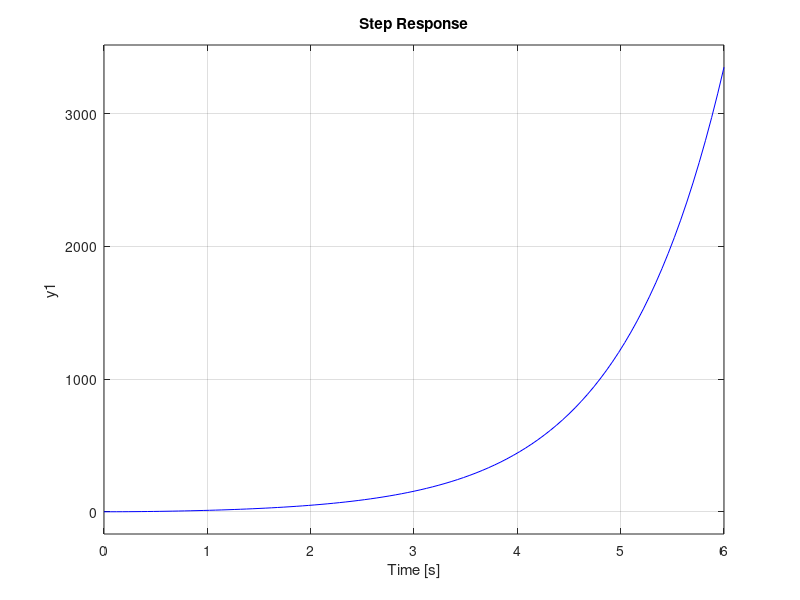
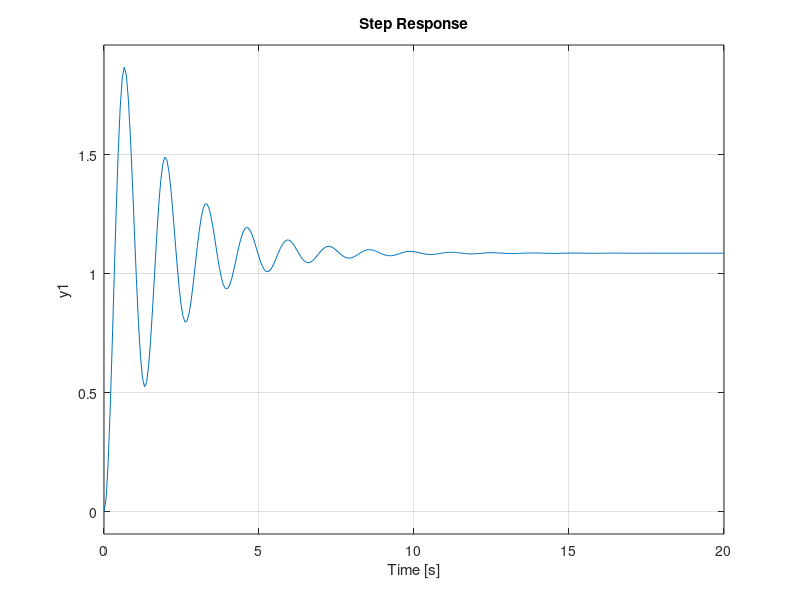
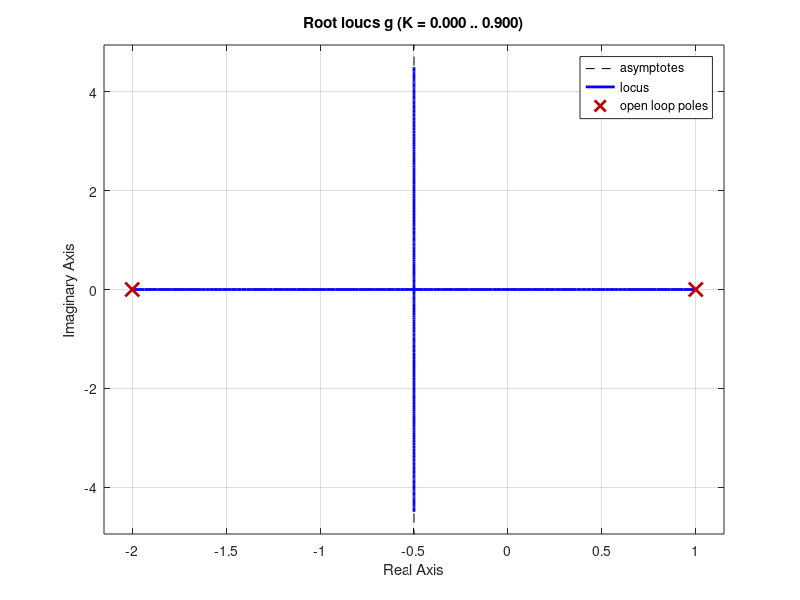
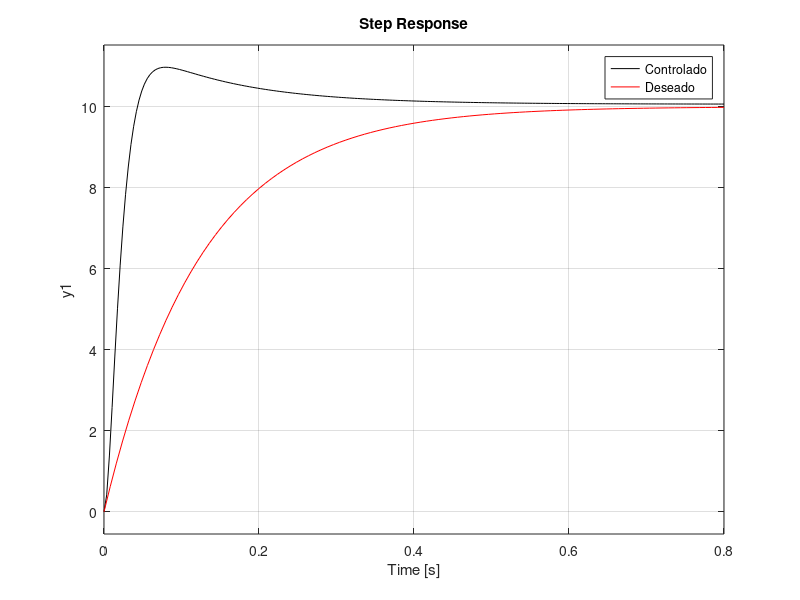

MATLAB code to generate these figures, in order:
clc
close all
clear

%---------proceso--------
g=tf(25,[1 1 -2]);

step(g,'b')

gcl=feedback(g,1);
figure
step(gcl)

figure
rlocus(g)
%----------ecuacion deseada----
den = conv([1 8],[1 80]);
den = conv(den,[1 90]);%1 81]);
gd = tf(1,[1/8 1]);
%--------controlador-----
A=[0 0 1 0;
   0 0 1 1;
   25 0 -2 1;
   0 25 0 -2];
B=den';
x=inv(A)*B;

q1 = x(1);
q0 = x(2);
p1 = x(3);
p0 = x(4);

gc = tf([q1 q0],[p1 p0]);
sis_ol = gc*g;
sis_cl = feedback(sis_ol,1);
figure
step(10*sis_cl,'k')
hold on
step(10*gd,'r');
legend('Controlado','Deseado')

figure
pzmap(sis_cl)

%----------sin error en estado estacionario

den = conv([1 8],[1 80]);
den = conv(den,[1 80]);
den = conv(den,[1 90]);%[1 81]);
den = conv(den,[1 90]);%[1 85]);

%--------controlador-----
A=[0 0 0 1 0 0;
   0 0 0 1 1 0;
   0 0 0 -2 1 1;
   25 0 0 0 -2 1;
   0 25 0 0 0 -2;
   0 0 25 0 0 0];
B=den';
x=inv(A)*B;

q21 = x(1);
q11 = x(2);
q01 = x(3);
p21 = x(4);
p11 = x(5);
p01 = x(6);

gc = tf([q21 q11 q01],[p21 p11 p01 0]);
sis_ol = gc*g;
sis_cl = feedback(sis_ol,1);
figure
step(2*sis_cl,'k')
hold on
step(2*gd,'r');
legend('Controlado','Deseado')

figure
pzmap(sis_cl)
